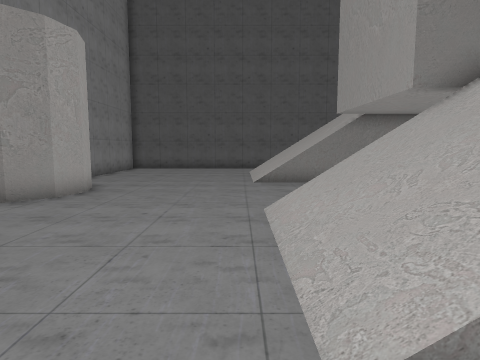
view 1 (above)

15 first-person views from a walk through a level from a Godot 3-D game. The camera is 1.3 m above the floor, tilts 6° down and sees 75° across. The floor is counted in squares, 1 m on a side. Each view is taken from the middle of a square. On the plan, view 1 faces up. The plan holds only what a view shows up to about 14 squares ahead; the rest is blank.

view 2
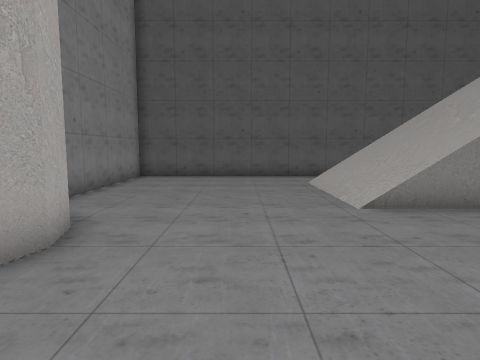

view 3
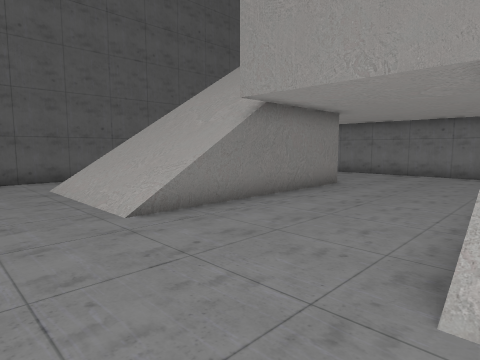

view 4
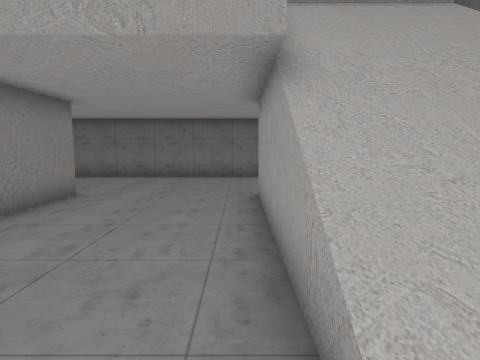

view 5
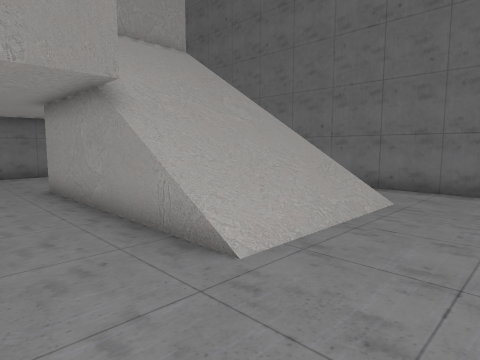

view 6
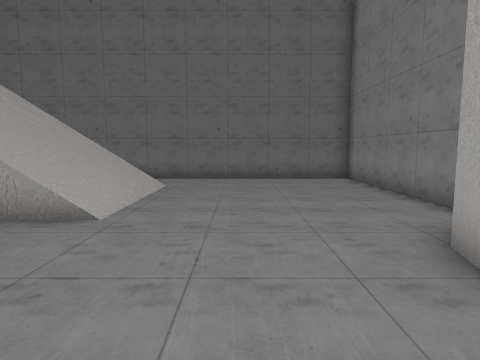

view 7
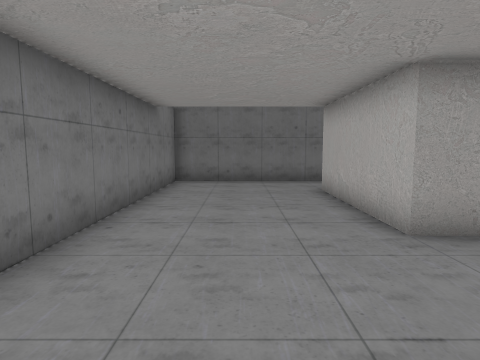

view 8
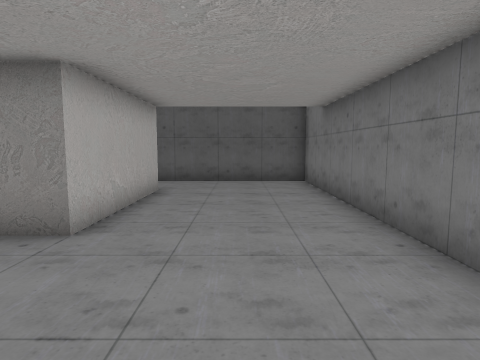

view 9
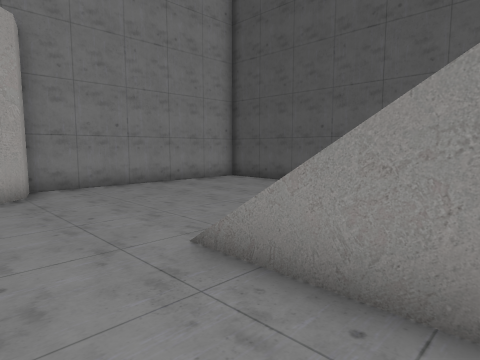

view 10
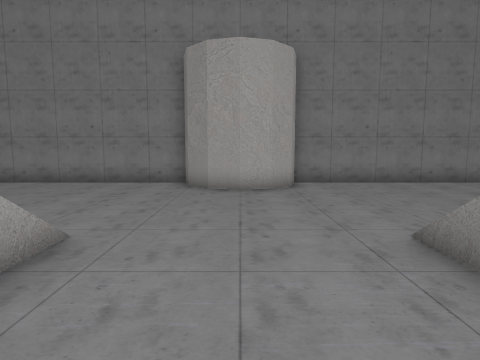

view 11
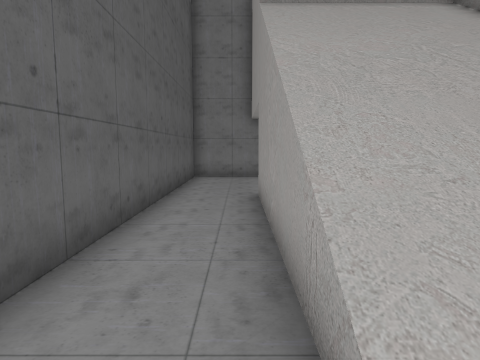

view 12
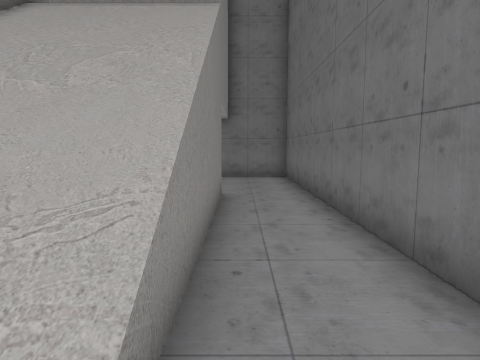

view 13
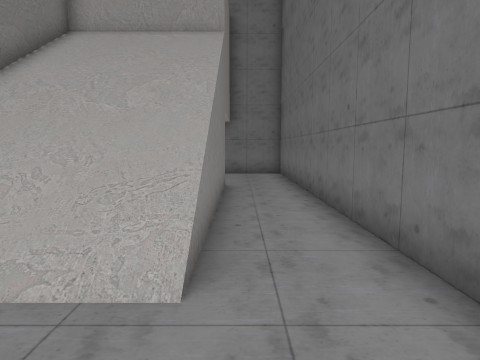

view 14
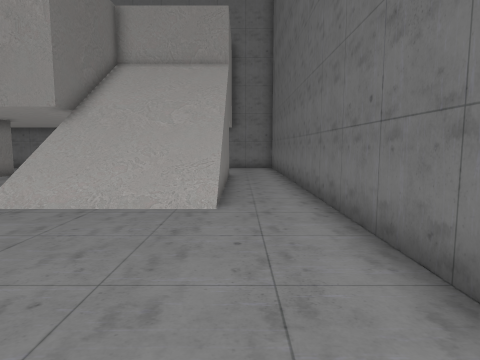

view 15
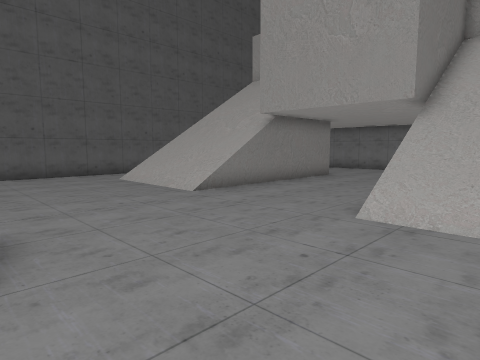

### Floor plan
Key: @ floor where view 1 was taken; # wall or solid block; . floor; / step, stairs or slope.
Columns run from 7 left of view 1 to 14 right of it. Each row starts with its distance up from view 1.
 19 ######################
 18 #....................#
 17 #....................#
 16 #.......////////#....#
 15 #.......////////#....#
 14 #.......////////#....#
 13 #.......////////#....#
 12 #.......////////#....#
 11 ##...................#
 10  ##..................#
  9   #..................#
  8  ##..................#
  7 ##.........######....#
  6 #.......////////#....#
  5 #.......////////#....#
  4 #.......////////#....#
  3 #.......////////#....#
  2 #.......////////#....#
  1 #....................#
  0 #......@.............#
 -1 ######################

Positions as (right, up) in squares from view 1, and headings:
1: (0, 0), facing up
2: (-2, 5), facing up
3: (-2, 6), facing up-right
4: (0, 7), facing right
5: (-2, 9), facing down-right
6: (-2, 12), facing down
7: (11, 11), facing down
8: (11, 7), facing up
9: (4, 9), facing up-left
10: (5, 9), facing left
11: (0, 17), facing right
12: (0, 1), facing right
13: (-2, 1), facing right
14: (-6, 1), facing right
15: (-5, 4), facing up-right
